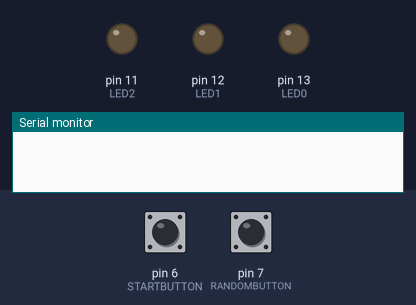
Recording of a sketch running on a simulated Arduino Uno, built with avr-gcc and run on an emulated ATmega328P. On the bench: output pins drawn as LEDs (lit = HIGH), the last lines printed to the serial monitor. The inputs (shaded band) are chosen by the test bench; at power-on: pin 6 (STARTBUTTON) LOW, pin 7 (RANDOMBUTTON) LOW. Random numbers use the default seed unless the sketch sets one.

Above: at 1.2 s.
1.3 s: pin 6 (STARTBUTTON) pulled HIGH for 0.15 s
At 2.0 s:
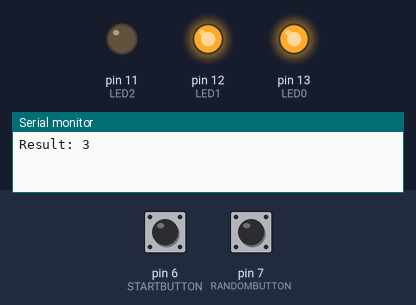
2.9 s: pin 7 (RANDOMBUTTON) pulled HIGH for 1 s
At 4.2 s:
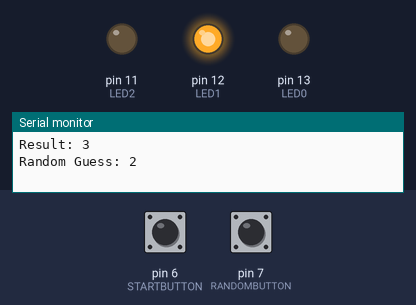
5.4 s: pin 6 (STARTBUTTON) pulled HIGH for 1 s
At 6.3 s:
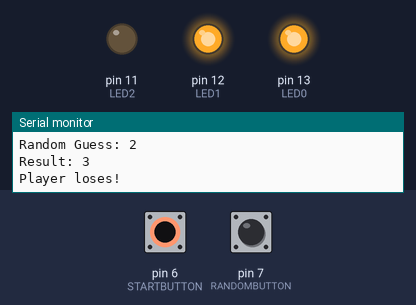
7.9 s: pin 7 (RANDOMBUTTON) pulled HIGH for 0.15 s
At 8.2 s:
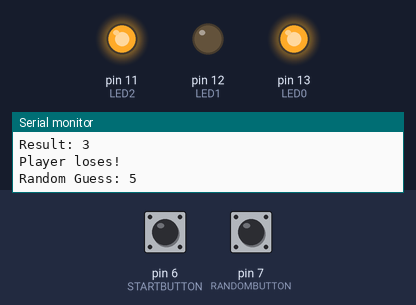
9.5 s: pin 6 (STARTBUTTON) pulled HIGH for 0.15 s
At 10.6 s:
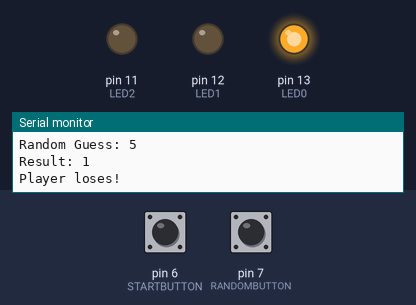
11.1 s: pin 7 (RANDOMBUTTON) pulsed HIGH 5 times (0.12 s each, 0.3 s apart)
At 12.8 s:
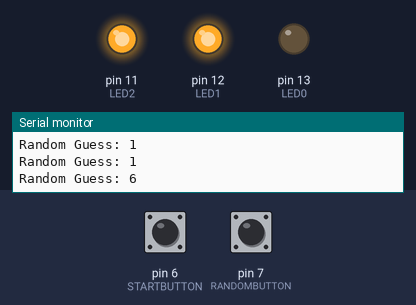
Timing chart, 0 to 14.3 s (numbered marks = the images above; inputs shaded):
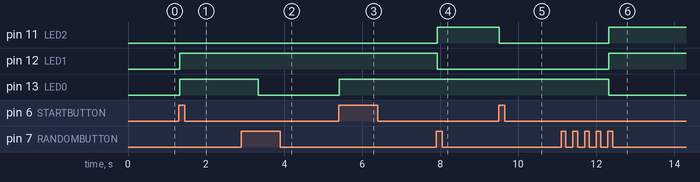

The sketch:

The_Binary_Dice.ino
```cpp
#include <Bounce2.h> // Useful library to help with pushbutton debouncing

// Pin setup
// LED pins
int LED0 = 13;
int LED1 = 12;
int LED2 = 11;

// Misc Pins
int RANDOMBUTTON = 7; // Pin that controls the pushbutton for randomisation
int STARTBUTTON = 6; // Pin that controls the pushbutton to start the game
int BAUDRATE = 9600; // Set the BAUD for serial communication

int DELAY = 20; // Millisecond delay for debounce on buttons

// Store the random value for the game generated when pushing the random button
int randomNum = 0;

// Bounce buttons using the Bounce2 library to simplify bounce concerns
// Read more about Bounce2 here:
// https://github.com/thomasfredericks/Bounce2/wiki
Bounce startButton;
Bounce randomButton;

void setup() {
  // Setting output mode for LED pins
  pinMode(LED0, OUTPUT);
  pinMode(LED1, OUTPUT);
  pinMode(LED2, OUTPUT);

  // Setting input mode for pushbutton pins
  pinMode(STARTBUTTON, INPUT);
  pinMode(RANDOMBUTTON, INPUT);

  // Setup for the start button, attaching it to the pushbutton pin and setting the button debounce delay
  startButton.attach(STARTBUTTON);
  startButton.interval(DELAY);

  // Setup for the random button, attaching it to the pushbutton pin and setting the button debounce delay
  randomButton.attach(RANDOMBUTTON);
  randomButton.interval(DELAY);

  // Generating a random seed so the randomisation is always unique at each boot
  randomSeed(analogRead(14));

  // Serial monitor is required to display the random number and result of the game
  Serial.begin(BAUDRATE);
}

// Loop function checks both buttons for interactivity
void loop() {
  loop_randomButton();
  loop_startButton();
}

// Random button functionality
void loop_randomButton() {
  if (randomButton.update()) {
    // If the button is pressed, output the result to the LEDs and to the Serial monitor
    if (randomButton.read() == HIGH) {
      randomNum = random(1, 7); // Generate a random number
      led_display(randomNum); // Run the led display function to display the random number in binary on the LEDs

      // Display the guess in the Serial monitor
      Serial.print("Random Guess: ");
      Serial.println(randomNum);
    }
  }
}

// Start button functionality
void loop_startButton() {
  if (startButton.update()) {
    // If the button is pressed, generate a random number and display the result on the LEDS and the Serial monitor
    // Also check if the result is the same as the random result and run the player win function to indicate that the player has won
    if (startButton.read() == HIGH) {
      int result = random(1, 7); // Generate a random number between 1 and 7 (Notice that the binary operations in led_display only go up to 7
      led_display(result); // Run the output function to display the result in binary on the LEDs

      // Display the result in the Serial monitor
      Serial.print("Result: ");
      Serial.println(result);

      // Check the result against the random value
      if (randomNum > 0) {
        if (result == randomNum) { // If the result and random match then the player wins
          Serial.println("Player win!"); // Display win status in the Serial Monitor
          playerWins(); // Flash the LEDS using the player win function
        } else { // If the the random number and result don't match then the player loses
          Serial.println("Player loses!");
        }
      }
      delay(2000); // Delay by 2 seconds to prevent
      randomNum = 0; // Reset randomNum to 0, this ensures that a player can only attempt to match the randomNum once
    }
  }
}

// Display the resulting valued in binary on the LEDS
// More information on Bitwise AND operations are available here:
// http://playground.arduino.cc/Code/BitMath#bitwise_and
// Converting the result into binary. The & checks the result determining if the binary version is 1 or 0 which sets the LED status accordingly
// Notice the changes to the B001, B010, B100
// The binary values used are:
// B001 = 1; B010 = 2; B011 = 3; B100 = 4; B101 = 5; B110 = 6; B111 = 7;
// Now you can see that the binary dice goes up to 7 values, you can add more LEDs and increase the random value range to make a more complex dice
void led_display(const long result) {
  digitalWrite(LED0, result & B001);
  digitalWrite(LED1, result & B010);
  digitalWrite(LED2, result & B100);
}

// This function just flashes the lights indicating that the player has won
void playerWins() {
  // Run this function 5 times
  for (unsigned int i = 0; i < 5; i++) {
    led_display(7); // Sets all LEDs on using the output_result function which is B111 meaning that all LEDs are enabled
    delay(100);
    led_display(0); // Turns all the LEDs off
    delay(100);
  }
}
```

Measured:
- after the input at 1.3 s, pin 12 (LED1), pin 13 (LED0): LOW → HIGH at once
- after the input at 2.9 s, pin 13 (LED0): HIGH → LOW after 0.44 s
- after the input at 5.4 s, pin 13 (LED0): LOW → HIGH at once
- after the input at 7.9 s, pin 11 (LED2): LOW → HIGH at once; pin 12 (LED1): HIGH → LOW at once
- after the input at 9.5 s, pin 11 (LED2): HIGH → LOW at once
- after the input at 11.1 s, pin 11 (LED2), pin 12 (LED1): LOW → HIGH after 1.2 s; pin 13 (LED0): HIGH → LOW after 1.2 s
